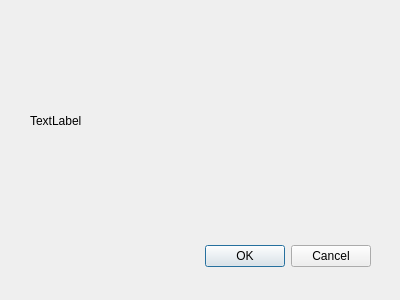
<?xml version="1.0" encoding="UTF-8"?>
<ui version="4.0">
 <class>Dialog</class>
 <widget class="QDialog" name="Dialog">
  <property name="geometry">
   <rect>
    <x>0</x>
    <y>0</y>
    <width>400</width>
    <height>300</height>
   </rect>
  </property>
  <property name="windowTitle">
   <string>Dialog</string>
  </property>
  <widget class="QDialogButtonBox" name="buttonBox">
   <property name="geometry">
    <rect>
     <x>30</x>
     <y>240</y>
     <width>341</width>
     <height>32</height>
    </rect>
   </property>
   <property name="orientation">
    <enum>Qt::Horizontal</enum>
   </property>
   <property name="standardButtons">
    <set>QDialogButtonBox::Cancel|QDialogButtonBox::Ok</set>
   </property>
  </widget>
  <widget class="QLabel" name="label">
   <property name="geometry">
    <rect>
     <x>30</x>
     <y>60</y>
     <width>331</width>
     <height>121</height>
    </rect>
   </property>
   <property name="text">
    <string>TextLabel</string>
   </property>
  </widget>
 </widget>
 <resources/>
 <connections>
  <connection>
   <sender>buttonBox</sender>
   <signal>accepted()</signal>
   <receiver>Dialog</receiver>
   <slot>accept()</slot>
   <hints>
    <hint type="sourcelabel">
     <x>248</x>
     <y>254</y>
    </hint>
    <hint type="destinationlabel">
     <x>157</x>
     <y>274</y>
    </hint>
   </hints>
  </connection>
  <connection>
   <sender>buttonBox</sender>
   <signal>rejected()</signal>
   <receiver>Dialog</receiver>
   <slot>reject()</slot>
   <hints>
    <hint type="sourcelabel">
     <x>316</x>
     <y>260</y>
    </hint>
    <hint type="destinationlabel">
     <x>286</x>
     <y>274</y>
    </hint>
   </hints>
  </connection>
 </connections>
</ui>
